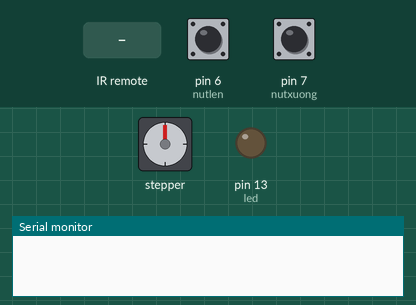
A sketch run on a simulated Arduino Uno, built with avr-gcc and run on an emulated ATmega328P. Parts: stepper motor, output pins drawn as LEDs (lit = HIGH), the last lines printed to the serial monitor. Inputs (shaded band) come from the test bench; at power-on: pin 6 (nutlen) HIGH, pin 7 (nutxuong) HIGH. Stepper angles assume 2048 steps per turn.

Above: at 1.3 s.
1.4 s: infrared code 0xFF02FD received
At 1.86 s:
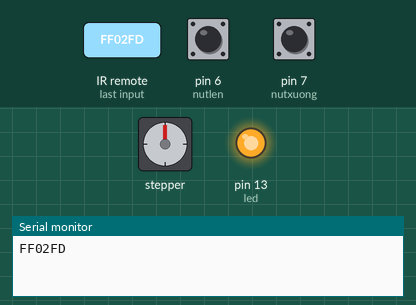
At 2.49 s:
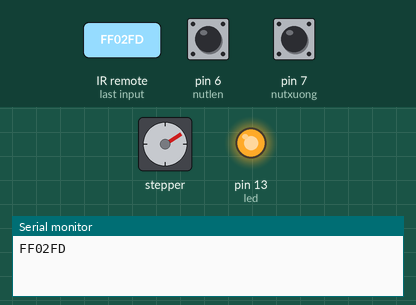
13.4 s: infrared code 0xFF9867 received
At 13.83 s:
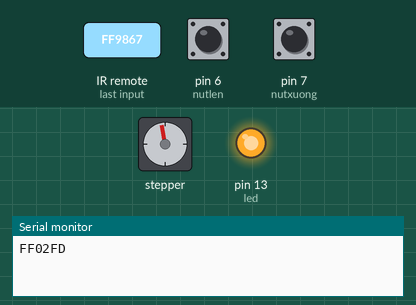
16.4 s: pin 6 (nutlen) pulled LOW for 3.2 s
Timing chart, 0 to 52.2 s (numbered marks = the images above; inputs shaded):
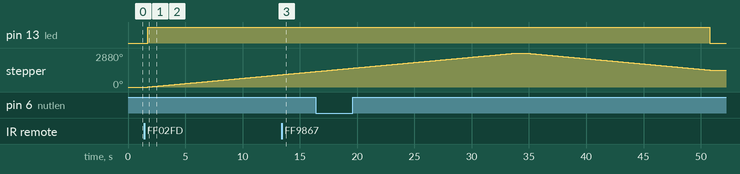

Measured:
- after the input at 1.4 s, pin 13 (led): LOW → HIGH after 0.30 s; stepper: keeps turning clockwise at about 89°/s, starting after 0.30 s

The sketch:

motor.ino
```cpp
#include <Stepper.h>
#include <IRremote.h>
const int chanRemote=3;
IRrecv irrecv(chanRemote);
decode_results results;
int in1=8;
int in2=9;
int in3=10;
int in4=11;
int led=13;
int nutlen=6;
int nutxuong=7;
int cambien=3;
int relay=2;
int tiengvotay;
const int stepsperrevolution=2048;
unsigned long timer;
Stepper mystep= Stepper(stepsperrevolution,8,10,9,11);//neu 9,11,8,10 thi se bi quay nguoc
Stepper mystep2= Stepper(stepsperrevolution,8,10,9,11);
void setup() {
  mystep.setSpeed(15);
  mystep2.setSpeed(15);
  pinMode(led,OUTPUT);
  pinMode(nutlen,INPUT_PULLUP);
  pinMode(nutxuong,INPUT_PULLUP);
  pinMode(cambien, INPUT);
  Serial.begin(9600);
  irrecv.enableIRIn();
}
void loop() {
  tiengvotay=0;
  int trangthailen=digitalRead(nutlen);
  int trangthaixuong=digitalRead(nutxuong);
  int gtcb=digitalRead(cambien);
  if(trangthailen==0&&trangthaixuong!=0){
    digitalWrite(led,1);
    mystep.step(2048*4);
   }else if(trangthailen!=0&&trangthaixuong==0){
    digitalWrite(led,1);
    mystep.step(-2048*4);
  }else{
    //mystep.step(0);
  }
  delay(500);
  //if(gtcb==1){
  //  digitalWrite(relay,HIGH);
 //   delay(1000);
 //   digitalWrite(led,1);
 //   mystep.step(2048);
//  }
 // if(gtcb==1){
 //   digitalWrite(led,1);
  //  mystep.step(-2048);
//  }
  if(irrecv.decode(&results)){
   Serial.println(results.value,HEX);
   delay(200);
  }
  if(irrecv.decode(&results)){
    if(results.value==0xFF02FD){
      digitalWrite(led,HIGH);
      mystep.step(2048*4);
    }
    if(results.value==0xFF9867){
      digitalWrite(led, HIGH);
      mystep.step(-2048*4);
    }
    irrecv.resume();
  }
  digitalWrite(led,0);
}
```
